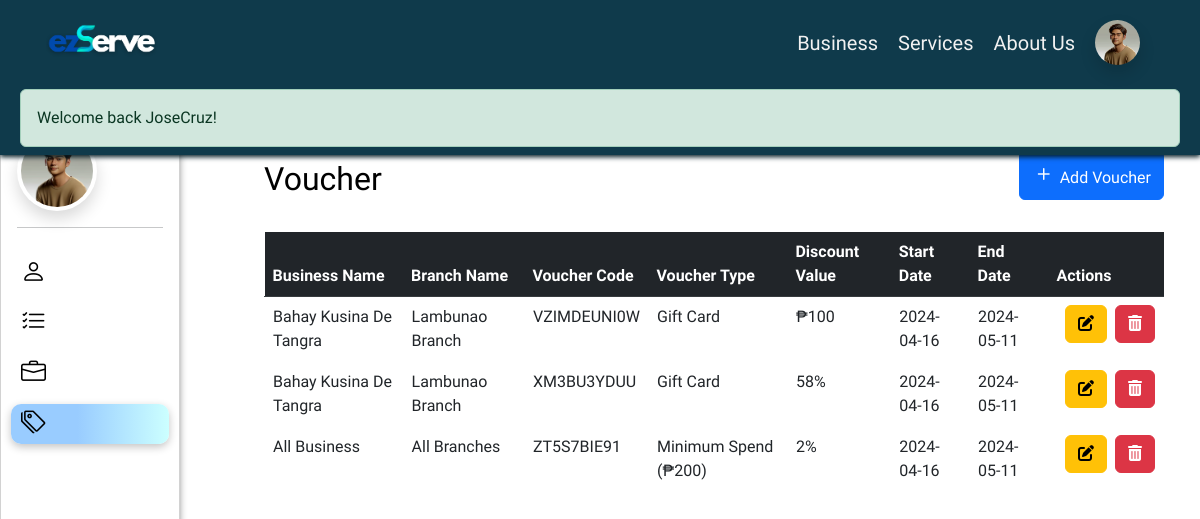
The page /?page=owner_voucher (signed in) on the database its author committed.
### tables this page shows
CREATE TABLE `business_owner` (
  `ownerID` int(11) NOT NULL,
  `fname` varchar(50) NOT NULL,
  `lname` varchar(50) NOT NULL,
  `birthday` date NOT NULL,
  `email` varchar(50) NOT NULL,
  `verification_code` varchar(200) NOT NULL,
  `number` varchar(30) NOT NULL,
  `ownerAddress` varchar(255) NOT NULL,
  `username` varchar(100) NOT NULL,
  `password` varchar(100) NOT NULL,
  `repassword` varchar(100) NOT NULL,
  `usertype` varchar(50) NOT NULL,
  `profileImage` longblob NOT NULL,
  `status` tinyint(4) NOT NULL,
  `created` timestamp NOT NULL DEFAULT current_timestamp(),
  `updated` timestamp NOT NULL DEFAULT current_timestamp()
);

CREATE TABLE `voucher` (
  `voucherID` int(255) NOT NULL,
  `ownerID` int(11) NOT NULL,
  `businessCode` int(11) DEFAULT NULL,
  `branchCode` int(11) DEFAULT NULL,
  `packCode` int(11) NOT NULL,
  `voucherCode` varchar(200) NOT NULL,
  `voucherType` varchar(100) NOT NULL,
  `min_spend` int(100) NOT NULL,
  `discountValue` int(100) NOT NULL,
  `discountType` varchar(100) NOT NULL,
  `startDate` date NOT NULL,
  `endDate` date NOT NULL,
  `creationDate` date NOT NULL DEFAULT current_timestamp()
);

CREATE TABLE `business` (
  `businessCode` int(11) NOT NULL,
  `ownerID` int(11) NOT NULL,
  `busName` varchar(100) NOT NULL,
  `about` varchar(1000) NOT NULL,
  `busType` varchar(100) NOT NULL,
  `house_building` varchar(100) NOT NULL,
  `street` varchar(100) NOT NULL,
  `barangay` varchar(100) NOT NULL,
  `city_municipality` varchar(100) NOT NULL,
  `province` varchar(100) NOT NULL,
  `region` varchar(100) NOT NULL,
  `phone` varchar(100) NOT NULL,
  `mobile` varchar(100) NOT NULL,
  `business_permit` longblob NOT NULL,
  `sanitary` longblob NOT NULL,
  `tax` longblob NOT NULL,
  `busImage` longblob NOT NULL,
  `status` tinyint(4) NOT NULL
);

CREATE TABLE `branches` (
  `branchCode` int(11) NOT NULL,
  `businessCode` int(11) NOT NULL,
  `branchName` varchar(100) NOT NULL,
  `address` varchar(100) NOT NULL,
  `coordinates` varchar(100) NOT NULL,
  `branchImage` longblob NOT NULL
);

### index.php (called while the page is built, shortened)
<?php
	require 'functions.php';
	require 'page.php';
?>

### app/functions/userFunction.php (called while the page is built, shortened)
<?php
function viewUser($userID) {
    global $DB;
    $usertype = $_SESSION[AUTH_TYPE];
    if ($usertype === 'client') {
        $query = $DB->prepare("SELECT * FROM client WHERE clientID = ?");
    } elseif ($usertype === 'business owner') {
        $query = $DB->prepare("SELECT * FROM business_owner WHERE ownerID = ?");
    } else {
        return null;
    }
    $query->bind_param("i", $userID);
    $query->execute();
    $result = $query->get_result();
    $user = $result->fetch_object();
    return $user;
}
?>

### elements/owner-vouch-list.php (the view, shortened to what this page needs)
<head>
    <link rel="stylesheet" href="https://cdnjs.cloudflare.com/ajax/libs/font-awesome/6.0.0-beta3/css/all.min.css">
</head>
<div id="voucher-tbl" style="margin: 150px 0 0 22%; width: 75vw;">
    <div class="d-flex justify-content-between align-items-center mb-3">
        <h2>Voucher</h2>
        <div class="d-flex justify-content-between mb-3">
            <a href="?page=create_voucher" class="btn btn-primary"><i class="bi bi-plus" style="font-size: 24px; "></i>
                <span class="mt-1">Add Voucher</span></a>
        </div>
    </div>
    <?php
    global $DB;
    $ownerID = $_SESSION['userID'];
    $result = $DB->query("SELECT * FROM voucher WHERE ownerID = '$ownerID'");
    if ($result->num_rows > 0) {
    ?>
        <table class="table table-responsive">
            <thead class="table-dark">
                <tr>
                    <th scope="col">Business Name</th>
                    <th scope="col">Branch Name</th>
                    <th scope="col">Voucher Code</th>
                    <th scope="col">Voucher Type</th>
                    <th scope="col">Discount Value</th>
                    <th scope="col">Start Date</th>
                    <th scope="col">End Date</th>
                    <th scope="col">Actions</th>
                </tr>
            </thead>
            <tbody>
                <?php
                while ($row = $result->fetch_assoc()) {
                    $businessCode = $row["businessCode"];
                    $busNameResult = $DB->query("SELECT busName FROM business WHERE businessCode = '$businessCode'");
                    $busName = ($busNameResult->num_rows > 0) ? $busNameResult->fetch_assoc()["busName"] : '';
                    $branchCode = $row["branchCode"];
                    $branchNameResult = $DB->query("SELECT branchName FROM branches WHERE branchCode = '$branchCode'");
                    $branchName = ($branchNameResult->num_rows > 0) ? $branchNameResult->fetch_assoc()["branchName"] : '';
                    $packCode = $row["packCode"];
                    $packNameResult = $DB->query("SELECT packName FROM package WHERE packCode = '$packCode'");
                    $packName = ($packNameResult->num_rows > 0) ? $packNameResult->fetch_assoc()["packName"] : '';
                ?>
                    <tr>
                        <td class="bg-transparent border border-white"><?= $busName ? $busName : "All Business" ?></td>
                        <td class="bg-transparent border border-white"><?= $branchName ? $branchName : "All Branches" ?></td>
                        <td class="bg-transparent border border-white"><?= $row["voucherCode"] ?></td>
                        <td class="bg-transparent border border-white">
                        <?php
                        echo $row["voucherType"];
                        if ($row["voucherType"] === "Specific Package") {
                            echo " ($packName)";
                        } elseif ($row["voucherType"] === "Minimum Spend") {
                            echo " (₱" . $row["min_spend"] . ")";
                        }
                        ?>
                        </td>
                        <td class="bg-transparent border border-white">
                            <?= ($row["discountType"] === 'percentage') ? $row["discountValue"] . '%' : '₱' . $row["discountValue"] ?>
                        </td>
                        <td class="bg-transparent border border-white"><?= $row["startDate"] ?></td>
                        <td class="bg-transparent border border-white"><?= $row["endDate"] ?></td>
                        <td class="bg-transparent border border-white">
                            <div class="d-flex ">
                                <a href="?page=edit_voucher&id=<?= $row["voucherID"] ?>" class="btn btn-warning mx-2">
                                    <i class="fas fa-edit"></i>
                                </a>
                                <a href="#" class="btn btn-danger" onclick="confirmDelete(<?= $row["voucherID"] ?>)">
                                    <i class="fas fa-trash-alt"></i>
                                </a>
                            </div>
                        </td>
                    </tr>
                <?php } ?>
            </tbody>
        </table>
    <?php } ?>
</div>

### elements/owner_header.php (shortened to what this page needs)
<?php if( ! defined( 'ACCESS' ) ) die( 'DIRECT ACCESS NOT ALLOWED' );
if (isset($_SESSION['userID'])) {
    $usertype = isset($_SESSION['usertype']) ? $_SESSION['usertype'] : '';
    if ($usertype === 'client') {
        $allowed_pages = array('services',
        'default',
        'about',
        'client_profile',
        'client_business_details',
        'client_package',
        'client_view_package',
        'checkout',
        'client_purchase',
        'voucher',
        'client_custom',
        'custom_checkout',
        'custom_voucher',
        'client-order-history'
    );
        $current_page = isset($_GET['page']) ? $_GET['page'] : 'default';
        if (!in_array($current_page, $allowed_pages)) {
            header('Location: ' . SITE_URL . '/?page=default');
            exit();
        }
    }
    else if ($usertype === 'business owner') {
        $current_page = isset($_GET['page']) ? $_GET['page'] : 'default';
    }
}
if (isset($_SESSION['userID'])) {
    $userData = viewUser($_SESSION['userID']);
    $profileImage = !empty($userData->profileImage) ? $userData->profileImage : '';
} else {
    $profileImage = '';
}
?>
<!DOCTYPE html>
<html lang="en">
<head>
    <link href="https://cdn.jsdelivr.net/npm/bootstrap@5.3.0/dist/css/bootstrap.min.css" rel="stylesheet">
    <link rel="stylesheet" href="https://cdn.jsdelivr.net/npm/bootstrap-icons@1.3.0/font/bootstrap-icons.css">
    <link href="./assets/view.css" rel="stylesheet">
  </head>
<body>
    <header class="header align-items-center justify-content-center fixed-top  " style="height: auto">
    <div class=" header-nav d-flex justify-content-between align-items-center" style="height: auto">
        <div class="title">
            <img class="logo col-sm-7" src="assets/images/has shadow.png">
        </div>
        <nav class="d-flex  align-items-center ">
        <ul class="burger-menu " id="burgerDropdown" >
    <li><a class="burger-item <?php echo ($current_page === 'owner_business') ? 'active' : ''; ?>" href="<?= SITE_URL ?>/?page=owner_business">Business</a></li>
    <li><a class="burger-item <?php echo ($current_page === 'services') ? 'active' : ''; ?>" href="<?= SITE_URL ?>/?page=services">Services</a></li>
    <li><a class="burger-item <?php echo ($current_page === 'about') ? 'active' : ''; ?>" href="<?= SITE_URL ?>/?page=about">About Us</a></li>
                <?php if (isset($_SESSION[AUTH_ID])) { ?>
            <li class="dropdown profile-drop" >
            <?php if (isset($_SESSION[AUTH_NAME])): ?>
                <a class="d-flex" href="#" id="navbarDropdown" role="button" data-bs-toggle="dropdown" aria-expanded="false">
                    <?php if (isset($_SESSION[AUTH_ID]) && !empty($profileImage)): ?>
                        <img class=" rounded-circle shadow " src="<?php echo $profileImage; ?>" alt="User's Picture" style="width: 45px; height: 45px;">
                    <?php else: ?>
                        <i class="bi bi-person-circle" style="font-size: 45px"></i>
                    <?php endif; ?>
                </a>
            <?php else: ?>
                <a class="d-flex" href="#" id="navbarDropdown" role="button" data-bs-toggle="dropdown" aria-expanded="false">
                    <i class="bi bi-person-fill"></i>
                </a>
            <?php endif; ?>
            </li>
        <?php } ?>
    </ul>
</nav>
    </div>
    <div class="message row m-0">
      <div class="col left-content">
     <?= show_message(); ?>
     </div>
</div>
</header>

### elements/owner-side-nav.php (shortened to what this page needs)
<?php
$userData = viewUser($_SESSION['userID']);
$profileImage = $userData->profileImage;
?>
<div class="side-nav card fixed-top rounded-4 bg-opacity-10 bg-white">
  <?php if (isset($_SESSION[AUTH_ID])) { ?>
    <?php if ($_SESSION[AUTH_TYPE] === 'business owner') { ?>
      <div class="d-flex mx-3 justify-content-start align-items-center">
    <?php if (!empty($profileImage)): ?>
        <img class="profileImg rounded-circle shadow p-1 bg-white" id="preview_profileImage" alt="Profile Image"
            src="<?php echo $profileImage; ?>" style="width:5rem; height: 5rem">
    <?php else: ?>
        <i class="bi bi-person-circle" style="font-size: 2rem"></i>
    <?php endif; ?>
</div>
    <?php } ?>
    <hr class="mx-3">
    <div>
      <div class="nav-item <?php echo ($_GET['page'] === 'owner_profile') ? 'active' : ''; ?>"><a href="<?php echo SITE_URL ?>/?page=owner_profile" class="py-2"><i class="bi bi-person"></i><span>My Profile</span></a></div>
      <div class="nav-item <?php echo ($_GET['page'] === 'owner-order-list') ? 'active' : ''; ?>"><a href="<?php echo SITE_URL ?>/?page=owner-order-list" class="py-2"><i class="bi bi-list-check"></i><span>Client Orders</span></a></div>
      <div class="nav-item <?php echo ($_GET['page'] === 'owner_business') ? 'active' : ''; ?>"><a href="<?php echo SITE_URL ?>/?page=owner_business" class="py-2"><i class="bi bi-briefcase"></i><span>My Business</span></a></div>
      <div class="nav-item <?php echo ($_GET['page'] === 'owner_voucher') ? 'active' : ''; ?>"><a href="<?php echo SITE_URL ?>/?page=owner_voucher" class="py-2"><i class="bi bi-tags"></i><span>My Vouchers</span></a></div>
    </div>
  <?php } ?>
</div>

### assets/view.css (style rules this page uses)
body { font-family: "Lexend exa", Arial; overflow-x: hidden; background-image: url(./images/bg-2.png); background-repeat:repeat-y; background-size: cover; }
.message { z-index: 999; }
header { background-color: #0f3a4b; box-shadow: 0px 2px 5px #031b23; }
nav li { list-style: none; padding: 0px 10px; }
nav ul { margin-top: 20px; }
a { text-decoration: none; }
.details h1, h2 { color: black; }
.nav-item { margin: 10px 10px 0px 10px; }
.side-nav { position: fixed; top: 80px; bottom: 0; left: 0; padding: 50px 0 0; box-shadow: 2px 0 10px -5px #333; z-index: 600; width: 18em; }
.side-nav .nav-item { list-style: none; height: 40px; }
.side-nav .nav-item { padding: 0 10px 0 10px; }
.side-nav .nav-item.active { border-radius: 10px; box-shadow: rgba(0, 0, 0, 0.24) 0px 3px 8px; ; background:linear-gradient(to left, #ccffff 0%, #99ccff 58%); }
.side-nav i { font-size: 25px; color: black; padding-right: 5px; }

### elements/owner_header.php (style rules this page uses)
@media (max-width: 2000px) { .logo { width: 10rem; height: 5rem; margin-left: 20px; } }
@media (max-width: 2000px) { nav { margin: 0 50px; } }
@media (max-width: 2000px) { nav ul { display: flex; justify-content: space-between; align-items: center; } }
@media (max-width: 2000px) { .title { display:flex; flex-direction: row; align-items: center; justify-content: center; } }
@media (max-width: 2000px) { .burger-menu li a { color: #f1f1f1; text-decoration: none; font-size: 20px; } }
nav { display: flex; justify-content: start; }
nav ul { padding:0; }
.profile-drop { z-index: 1040!important; }

### elements/owner-side-nav.php (style rules this page uses)
@media (max-width: 1300px) { .side-nav i { font-size: 25px; } }
@media (max-width: 1300px) { .side-nav { width: 15vw; } }

### rows shown on the page
business_owner: profileImage (picture)
voucher: businessCode.busName "Bahay Kusina De Tangra", branchCode.branchName "Lambunao Branch", voucherCode "VZIMDEUNI0W", voucherType "Gift Card", discountValue "100", startDate "2024-04-16", endDate "2024-05-11"
voucher: businessCode.busName "Bahay Kusina De Tangra", branchCode.branchName "Lambunao Branch", voucherCode "XM3BU3YDUU", voucherType "Gift Card", discountValue "58", startDate "2024-04-16", endDate "2024-05-11"
voucher: shows "All Business", shows "All Branches", voucherCode "ZT5S7BIE91", voucherType "Minimum Spend", min_spend "200", discountValue "2", startDate "2024-04-16", endDate "2024-05-11"

### other values the page prints
$_SESSION[ 'MESSAGE' ] "Welcome back JoseCruz!"
